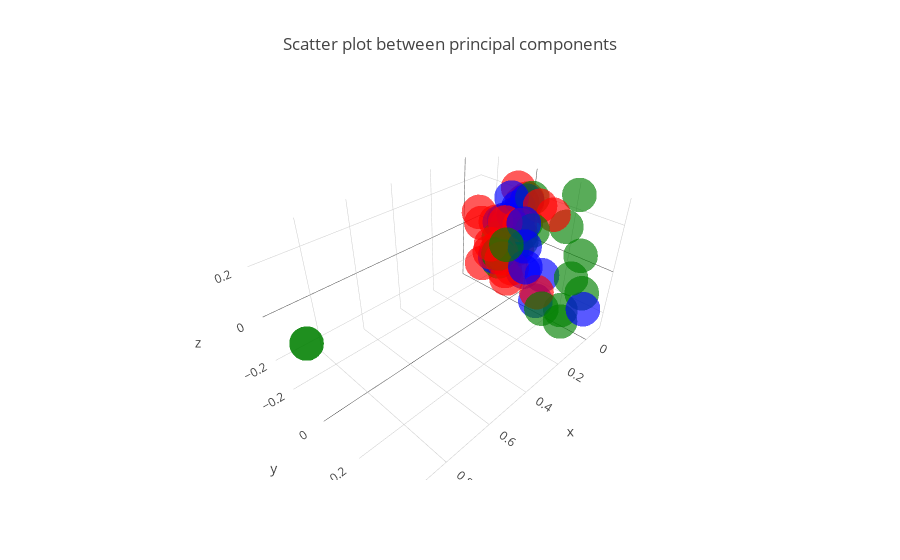

Write notebook code for a chart like this one.
### Code cell
x = list()
y = list()
z = list()
c = list()

for index, instance in enumerate(pc):
    pca_comp_1, pca_comp_2, pca_comp_3 = pc[index]
    x.append(pca_comp_1)
    y.append(pca_comp_2)
    z.append(pca_comp_3)
    c.append(cmap[labels[index]])

trace1 = go.Scatter3d(
    x=x,
    y=y,
    z=z,
    mode='markers',
    marker=dict(
        size=12,
        color=c,
        opacity=0.65
    )
)

data = [trace1]
layout = go.Layout(
    title='Scatter plot between principal components'
)
fig = go.Figure(data=data, layout=layout)
iplot(fig)
